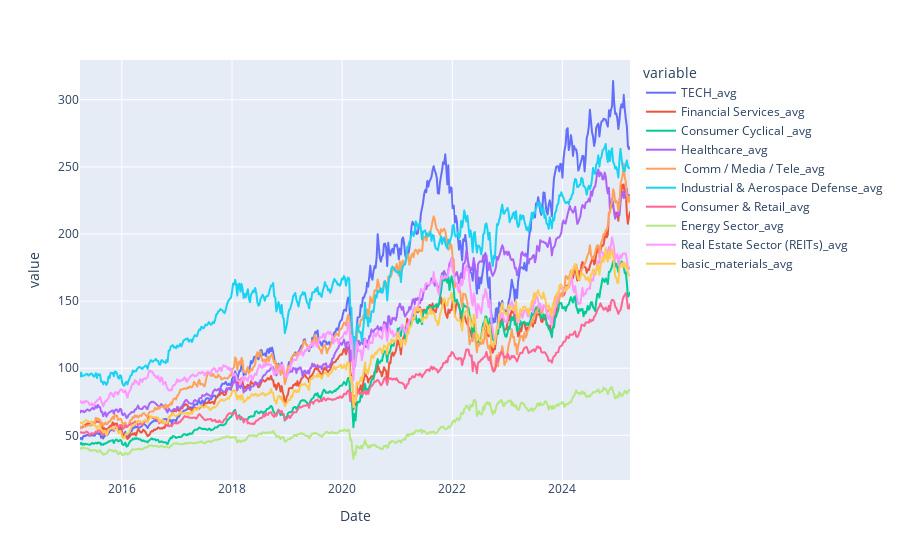

The cell this chart's notebook holds for it:
### Code cell
# Plot the weekly value of every industry

df_averages_weekly = [col for col in df_averages.columns if '_avg' in col]

fig = px.line(df_averages, x='Date', y=df_averages_weekly)
fig.show()

### Figure 1 — Plotly figure (JSON) as saved in the notebook; plotly's stock layout.template omitted (floating-point values rounded to 4 significant figures; data arrays with more than 128 entries replaced by an {"elided": "..."} marker saying what was removed)
{"data": [{"hovertemplate": "variable=TECH_avg<br>Date=%{x}<br>value=%{y}<extra></extra>", "legendgroup": "TECH_avg", "line": {"color": "#636efa", "dash": "solid"}, "marker": {"symbol": "circle"}, "mode": "lines", "name": "TECH_avg", "showlegend": true, "type": "scattergl", "x": {"elided": "522 str values"}, "xaxis": "x", "y": {"elided": "522 float values"}, "yaxis": "y"}, {"hovertemplate": "variable=Financial Services_avg<br>Date=%{x}<br>value=%{y}<extra></extra>", "legendgroup": "Financial Services_avg", "line": {"color": "#EF553B", "dash": "solid"}, "marker": {"symbol": "circle"}, "mode": "lines", "name": "Financial Services_avg", "showlegend": true, "type": "scattergl", "x": {"elided": "522 str values"}, "xaxis": "x", "y": {"elided": "522 float values"}, "yaxis": "y"}, {"hovertemplate": "variable=Consumer Cyclical _avg<br>Date=%{x}<br>value=%{y}<extra></extra>", "legendgroup": "Consumer Cyclical _avg", "line": {"color": "#00cc96", "dash": "solid"}, "marker": {"symbol": "circle"}, "mode": "lines", "name": "Consumer Cyclical _avg", "showlegend": true, "type": "scattergl", "x": {"elided": "522 str values"}, "xaxis": "x", "y": {"elided": "522 float values"}, "yaxis": "y"}, {"hovertemplate": "variable=Healthcare_avg<br>Date=%{x}<br>value=%{y}<extra></extra>", "legendgroup": "Healthcare_avg", "line": {"color": "#ab63fa", "dash": "solid"}, "marker": {"symbol": "circle"}, "mode": "lines", "name": "Healthcare_avg", "showlegend": true, "type": "scattergl", "x": {"elided": "522 str values"}, "xaxis": "x", "y": {"elided": "522 float values"}, "yaxis": "y"}, {"hovertemplate": "variable= Comm / Media / Tele_avg<br>Date=%{x}<br>value=%{y}<extra></extra>", "legendgroup": " Comm / Media / Tele_avg", "line": {"color": "#FFA15A", "dash": "solid"}, "marker": {"symbol": "circle"}, "mode": "lines", "name": " Comm / Media / Tele_avg", "showlegend": true, "type": "scattergl", "x": {"elided": "522 str values"}, "xaxis": "x", "y": {"elided": "522 float values"}, "yaxis": "y"}, {"hovertemplate": "variable=Industrial & Aerospace Defense_avg<br>Date=%{x}<br>value=%{y}<extra></extra>", "legendgroup": "Industrial & Aerospace Defense_avg", "line": {"color": "#19d3f3", "dash": "solid"}, "marker": {"symbol": "circle"}, "mode": "lines", "name": "Industrial & Aerospace Defense_avg", "showlegend": true, "type": "scattergl", "x": {"elided": "522 str values"}, "xaxis": "x", "y": {"elided": "522 float values"}, "yaxis": "y"}, {"hovertemplate": "variable=Consumer & Retail_avg<br>Date=%{x}<br>value=%{y}<extra></extra>", "legendgroup": "Consumer & Retail_avg", "line": {"color": "#FF6692", "dash": "solid"}, "marker": {"symbol": "circle"}, "mode": "lines", "name": "Consumer & Retail_avg", "showlegend": true, "type": "scattergl", "x": {"elided": "522 str values"}, "xaxis": "x", "y": {"elided": "522 float values"}, "yaxis": "y"}, {"hovertemplate": "variable=Energy Sector_avg<br>Date=%{x}<br>value=%{y}<extra></extra>", "legendgroup": "Energy Sector_avg", "line": {"color": "#B6E880", "dash": "solid"}, "marker": {"symbol": "circle"}, "mode": "lines", "name": "Energy Sector_avg", "showlegend": true, "type": "scattergl", "x": {"elided": "522 str values"}, "xaxis": "x", "y": {"elided": "522 float values"}, "yaxis": "y"}, {"hovertemplate": "variable=Real Estate Sector (REITs)_avg<br>Date=%{x}<br>value=%{y}<extra></extra>", "legendgroup": "Real Estate Sector (REITs)_avg", "line": {"color": "#FF97FF", "dash": "solid"}, "marker": {"symbol": "circle"}, "mode": "lines", "name": "Real Estate Sector (REITs)_avg", "showlegend": true, "type": "scattergl", "x": {"elided": "522 str values"}, "xaxis": "x", "y": {"elided": "522 float values"}, "yaxis": "y"}, {"hovertemplate": "variable=basic_materials_avg<br>Date=%{x}<br>value=%{y}<extra></extra>", "legendgroup": "basic_materials_avg", "line": {"color": "#FECB52", "dash": "solid"}, "marker": {"symbol": "circle"}, "mode": "lines", "name": "basic_materials_avg", "showlegend": true, "type": "scattergl", "x": {"elided": "522 str values"}, "xaxis": "x", "y": {"elided": "522 float values"}, "yaxis": "y"}], "layout": {"autosize": true, "legend": {"title": {"text": "variable"}, "tracegroupgap": 0}, "margin": {"t": 60}, "xaxis": {"anchor": "y", "autorange": true, "domain": [0, 1], "range": ["2015-03-30", "2025-03-24"], "title": {"text": "Date"}, "type": "date"}, "yaxis": {"anchor": "x", "autorange": true, "domain": [0, 1], "range": [16.73, 329.6], "title": {"text": "value"}, "type": "linear"}}}
